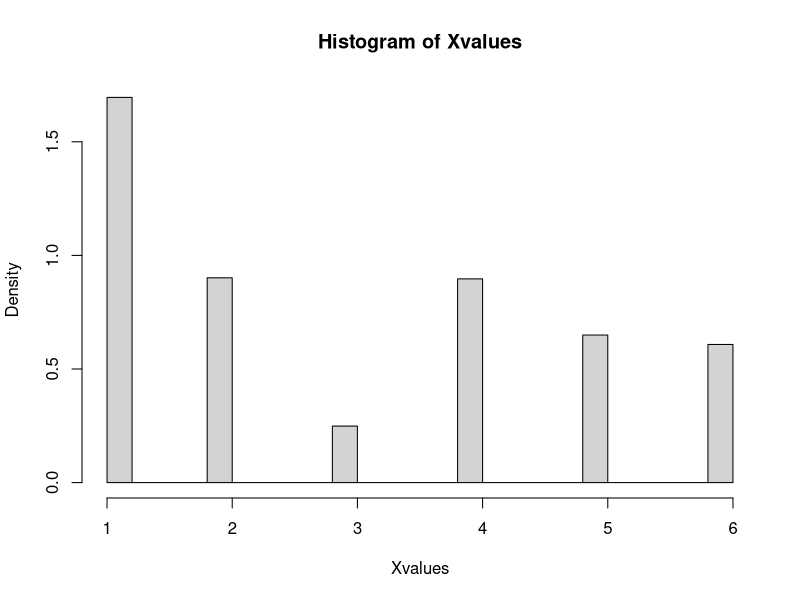
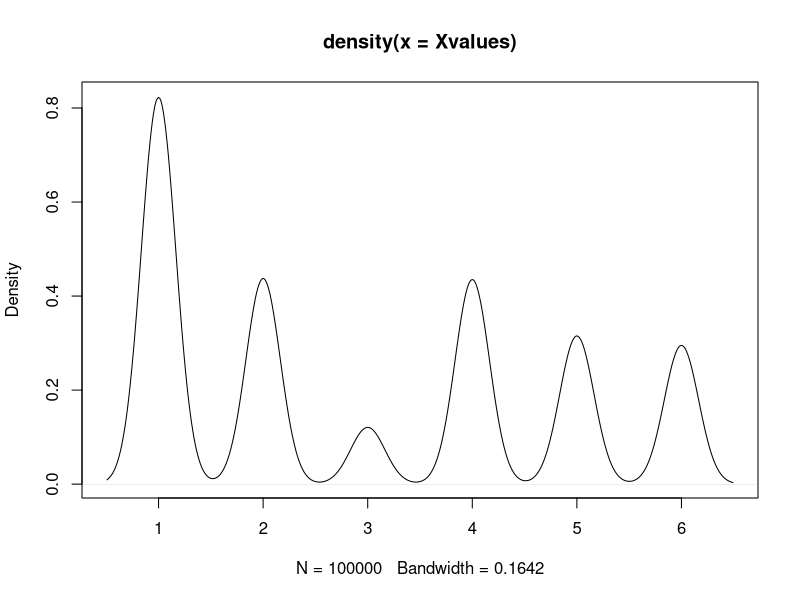

The R script that drew these images, in order:
die=c(1,2,3,4,5,6)
p=c(0.34,0.18,0.05,0.18,0.13,0.12)
Xvalues=sample(die,100000,replace=TRUE,p)
hist(Xvalues,freq=F)
plot(density(Xvalues))